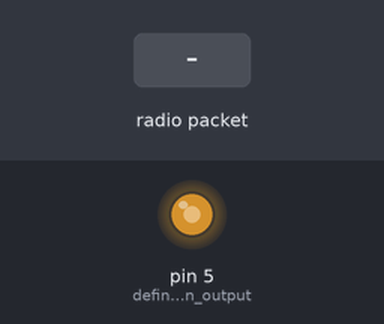
Recording of a sketch running on a simulated Arduino Uno, built with avr-gcc and run on an emulated ATmega328P. On the bench: output pins drawn as LEDs (lit = HIGH). The inputs (shaded band) are chosen by the test bench. No radio packets arrive unless stated; what the sketch prints to the serial monitor is not drawn.

Above: at 21.4 s.
21.5 s: radio packet "1" arrives
At 25.5 s:
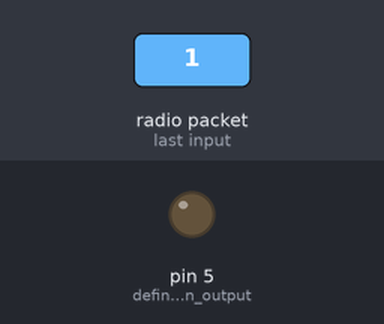
41.5 s: radio packet "0" arrives
At 80.9 s:
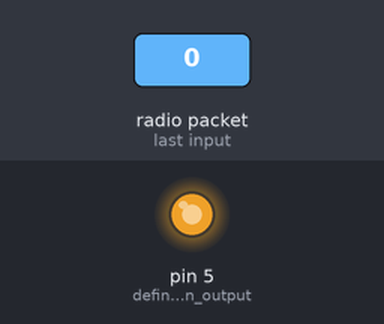
Timing chart, 0 to 82.4 s (numbered marks = the images above; inputs shaded):
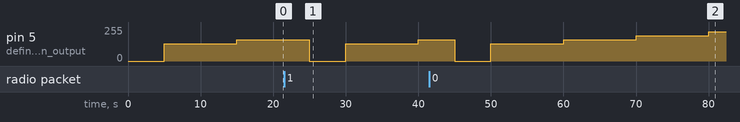

The sketch:

for_receiver.ino
```cpp
//Include Libraries
#include <SPI.h>
#include <nRF24L01.h>
#include <RF24.h>

//create an RF24 object
RF24 radio(9, 8);  // CE, CSN
unsigned long t;
//address through which two modules communicate.
const byte address[6] = "julia";

void setup()
{
  pinMode(5, OUTPUT);//define pin5 an output
  while (!Serial);
  Serial.begin(9600);

  //Serial.println("Start");

  radio.begin();

  //set the address
  radio.openReadingPipe(0, address);

  //Set module as receiver
  radio.startListening();
}

void loop()
{
  //Read the data if available in buffer
  if (radio.available())
  {
    char text[32] = {0};
    radio.read(&text, sizeof(text));
    Serial.println(text);
    t = millis();//define the variable t
  }

  if (millis() - t > 45000) {//if the time is over 45000ms, the transpistor gets on with 255 and wait 5s and gets off.

    analogWrite(5, 255);
    delay(5000);
    analogWrite(5, 0);
  }
  else if (millis() - t > 35000) { //if the time is over 35000ms, the transpistor gets on with 255 and wait 5s and gets off.
    analogWrite(5, 220);
    delay(5000);
    analogWrite(5, 0);
  }
  else if (millis() - t > 25000) { //if the time is over 25000ms, the transpistor gets on with 255 and wait 5s and gets off.
    analogWrite(5, 190);
    delay(5000);
    analogWrite(5, 0);
  }
  else if (millis() - t > 15000) { //if the time is over 15000ms, the transpistor gets on with 255 and wait 5s and gets off.
    analogWrite(5, 160);
    delay(5000);
    analogWrite(5, 0);
  }
  else if (millis() - t > 5000) { //if the time is over 5000ms, the transpistor gets on with 255 and wait 5s and gets off.
    analogWrite(5, 130);
    delay(5000);
    analogWrite(5, 0);
  }
  Serial.println(millis() - t); //show the result of the time on the screen
}
```
